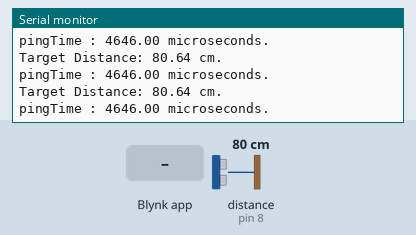
This sketch was run on a simulated Arduino Mega 2560, built with avr-gcc and run on an emulated ATmega2560. Parts: the last lines printed to the serial monitor. Wiring (inferred from the names in the program): ultrasonic range finder: trigger pin 9; echo pin 8. Inputs (shaded band) come from the test bench; at power-on: distance to the obstacle (sensor on pin 8) 80 cm. The echo pulse lasts 58.3 µs per cm; WiFi joins after 1.5 s; servers stay silent unless stated.

Above: at 3.0 s.
3.1 s: distance to the obstacle (sensor on pin 8) set to 2 cm
At 4.1 s:
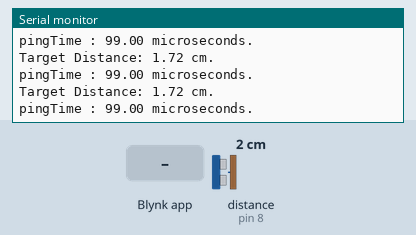
6.1 s: Blynk app writes 200 to V1
9.1 s: distance to the obstacle (sensor on pin 8) set to 4 cm
At 9.6 s:
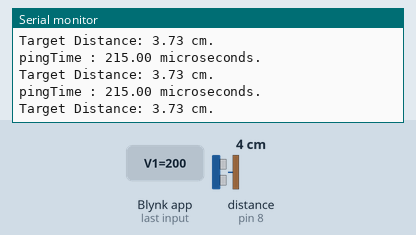
12.1 s: distance to the obstacle (sensor on pin 8) set to 18 cm
At 13.2 s:
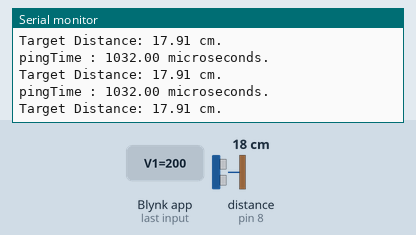
15.1 s: distance to the obstacle (sensor on pin 8) set to 9 cm
At 15.7 s:
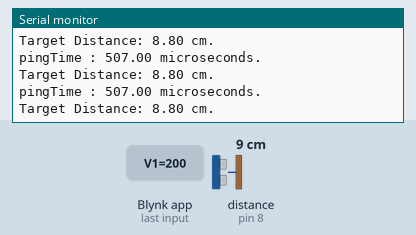
18.1 s: distance to the obstacle (sensor on pin 8) set to 120 cm
At 18.8 s:
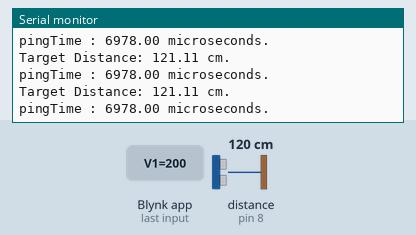
Timing chart, 0 to 21.1 s (numbered marks = the images above; inputs shaded):
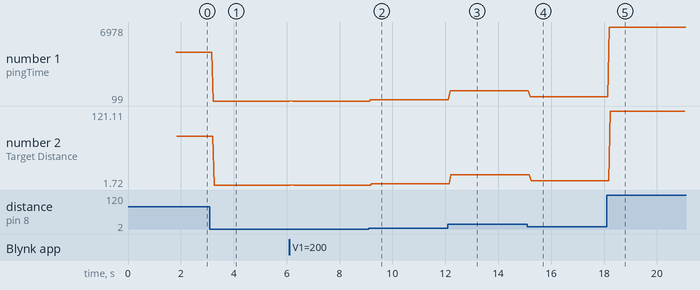

Measured:
- after the input at 3.1 s, the serial monitor: prints a new line after 0.13 s (image 1)
- after the input at 9.1 s, the serial monitor: prints a new line after 0.08 s (image 2)
- after the input at 12.1 s, the serial monitor: prints a new line after 0.08 s (image 3)
- after the input at 15.1 s, the serial monitor: prints a new line after 0.11 s (image 4)
- after the input at 18.1 s, the serial monitor: prints a new line after 0.10 s (image 5)
- plotted number 1: 4646 → 99 after the input at 3.1 s, 99 → 215 after the input at 9.1 s, 215 → 1032 after the input at 12.1 s, 1032 → 507 after the input at 15.1 s, 507 → 6978 after the input at 18.1 s
- plotted number 2: 80.64 → 1.72 after the input at 3.1 s, 1.72 → 3.73 after the input at 9.1 s, 3.73 → 17.91 after the input at 12.1 s, 17.91 → 8.8 after the input at 15.1 s, 8.8 → 121.11 after the input at 18.1 s

The sketch:

Arduino_Serial_USB_ultra.ino
```cpp
// (licence header left out)
/* Comment this out to disable prints and save space */
#define BLYNK_PRINT DebugSerial


// You could use a spare Hardware Serial on boards that have it (like Mega)
#include <SoftwareSerial.h>
SoftwareSerial DebugSerial(2, 3); // RX, TX

#include <BlynkSimpleStream.h>
#define trigPin 9
#define echoPin 8

// You should get Auth Token in the Blynk App.
// Go to the Project Settings (nut icon).
char auth[] = "ZSRrSIohgF1ofJhwRwH2Wcqxs8cyymfu";
float pingTime;
float distance;
float speedOfSound=776.5;

WidgetTerminal terminal(V1);
BLYNK_WRITE(V1)
{

  // if you type "Marco" into Terminal Widget - it will respond: "Polo:"
  if (String("Marco") == param.asStr()) {
    terminal.println("You said: 'Marco'") ;
    terminal.println("I said: 'Polo'") ;
  } else {

    // Send it back
    terminal.print("You said:");
    terminal.write(param.getBuffer(), param.getLength());
    terminal.println();
  }

  // Ensure everything is sent
  terminal.flush();
}

void setup()
{
  // Debug console
  DebugSerial.begin(9600);

  // Blynk will work through Serial
  // Do not read or write this serial manually in your sketch
  Serial.begin(9600);
  pinMode(trigPin, OUTPUT);
  pinMode(echoPin, INPUT);
  Blynk.begin(Serial, auth);
}

void loop()
{
  digitalWrite(trigPin, LOW);  //Set trigger pin low
  delayMicroseconds(2000);     //Let signal settle
  digitalWrite(trigPin, HIGH); //Set trigPin high
  delayMicroseconds(15);       //Delay in high state
  digitalWrite(trigPin, LOW);  //ping has now been sent

  pingTime = pulseIn(echoPin, HIGH);

  Serial.print("pingTime : ");
  Serial.print(pingTime);
  Serial.println(" microseconds.");

  pingTime=pingTime/1000000; //convert pingTime to seconds by dividing by 1000000 (microseconds in a second)
  pingTime=pingTime/3600; //convert pingtime to hours by dividing by 3600 (seconds in an hour)
  distance= speedOfSound * pingTime;  //This will be in miles, since speed of sound was miles per hour
  distance=distance/2; //Remember ping travels to target and back from target, so you must divide by 2 for actual target distance.
  distance = distance*160934;  // distance in cm

  Serial.print("Target Distance: ");
  Serial.print(distance);
  Serial.println(" cm.");

  Blynk.run();
}
```
